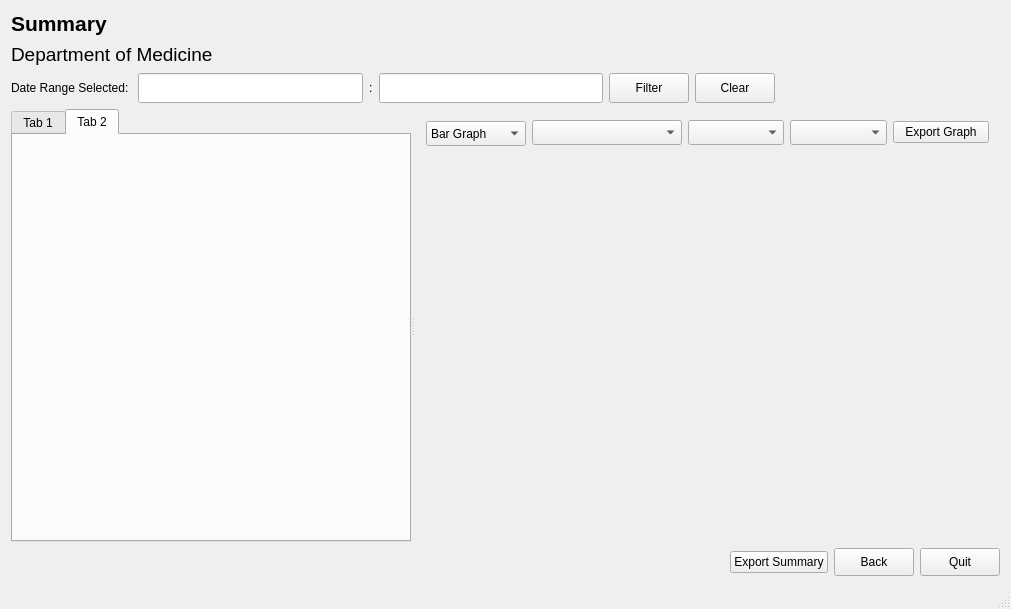
<?xml version="1.0" encoding="UTF-8"?>
<ui version="4.0">
 <class>Summary</class>
 <widget class="QMainWindow" name="Summary">
  <property name="geometry">
   <rect>
    <x>0</x>
    <y>0</y>
    <width>1011</width>
    <height>609</height>
   </rect>
  </property>
  <property name="minimumSize">
   <size>
    <width>1000</width>
    <height>600</height>
   </size>
  </property>
  <property name="windowTitle">
   <string>Summary</string>
  </property>
  <property name="windowIcon">
   <iconset resource="images.qrc">
    <normaloff>:/new/img/image/banana.png</normaloff>:/new/img/image/banana.png</iconset>
  </property>
  <widget class="QWidget" name="centralWidget">
   <layout class="QVBoxLayout" name="verticalLayout_4">
    <item>
     <layout class="QVBoxLayout" name="verticalLayout_3">
      <item>
       <widget class="QLabel" name="label_2">
        <property name="minimumSize">
         <size>
          <width>0</width>
          <height>25</height>
         </size>
        </property>
        <property name="maximumSize">
         <size>
          <width>16777215</width>
          <height>25</height>
         </size>
        </property>
        <property name="font">
         <font>
          <pointsize>16</pointsize>
          <weight>75</weight>
          <bold>true</bold>
         </font>
        </property>
        <property name="text">
         <string>Summary</string>
        </property>
       </widget>
      </item>
      <item>
       <widget class="QLabel" name="label_4">
        <property name="minimumSize">
         <size>
          <width>0</width>
          <height>25</height>
         </size>
        </property>
        <property name="maximumSize">
         <size>
          <width>16777215</width>
          <height>25</height>
         </size>
        </property>
        <property name="font">
         <font>
          <pointsize>14</pointsize>
         </font>
        </property>
        <property name="text">
         <string>Department of Medicine</string>
        </property>
       </widget>
      </item>
      <item>
       <layout class="QVBoxLayout" name="verticalLayout_2">
        <item>
         <layout class="QHBoxLayout" name="horizontalLayout">
          <item>
           <widget class="QLabel" name="label_3">
            <property name="maximumSize">
             <size>
              <width>16777215</width>
              <height>30</height>
             </size>
            </property>
            <property name="text">
             <string>Date Range Selected: </string>
            </property>
           </widget>
          </item>
          <item>
           <widget class="QLineEdit" name="lineEdit">
            <property name="minimumSize">
             <size>
              <width>100</width>
              <height>30</height>
             </size>
            </property>
            <property name="maximumSize">
             <size>
              <width>16777215</width>
              <height>30</height>
             </size>
            </property>
           </widget>
          </item>
          <item>
           <widget class="QLabel" name="label">
            <property name="text">
             <string>:</string>
            </property>
           </widget>
          </item>
          <item>
           <widget class="QLineEdit" name="lineEdit_2">
            <property name="minimumSize">
             <size>
              <width>100</width>
              <height>30</height>
             </size>
            </property>
            <property name="maximumSize">
             <size>
              <width>16777215</width>
              <height>30</height>
             </size>
            </property>
           </widget>
          </item>
          <item>
           <widget class="QPushButton" name="pushButton">
            <property name="minimumSize">
             <size>
              <width>0</width>
              <height>30</height>
             </size>
            </property>
            <property name="maximumSize">
             <size>
              <width>16777215</width>
              <height>30</height>
             </size>
            </property>
            <property name="text">
             <string>Filter</string>
            </property>
           </widget>
          </item>
          <item>
           <widget class="QPushButton" name="pushButton_5">
            <property name="minimumSize">
             <size>
              <width>0</width>
              <height>30</height>
             </size>
            </property>
            <property name="maximumSize">
             <size>
              <width>16777215</width>
              <height>30</height>
             </size>
            </property>
            <property name="text">
             <string>Clear</string>
            </property>
           </widget>
          </item>
          <item>
           <spacer name="horizontalSpacer">
            <property name="orientation">
             <enum>Qt::Horizontal</enum>
            </property>
            <property name="sizeHint" stdset="0">
             <size>
              <width>178</width>
              <height>20</height>
             </size>
            </property>
           </spacer>
          </item>
         </layout>
        </item>
        <item>
         <widget class="QSplitter" name="splitter">
          <property name="orientation">
           <enum>Qt::Horizontal</enum>
          </property>
          <widget class="QTabWidget" name="tabWidget">
           <property name="minimumSize">
            <size>
             <width>400</width>
             <height>400</height>
            </size>
           </property>
           <property name="currentIndex">
            <number>1</number>
           </property>
           <widget class="QWidget" name="tab">
            <attribute name="title">
             <string>Tab 1</string>
            </attribute>
           </widget>
           <widget class="QWidget" name="tab_2">
            <attribute name="title">
             <string>Tab 2</string>
            </attribute>
           </widget>
          </widget>
          <widget class="QWidget" name="layoutWidget">
           <layout class="QVBoxLayout" name="verticalLayout">
            <item>
             <layout class="QHBoxLayout" name="horizontalLayout_2">
              <item>
               <widget class="QComboBox" name="graphSelector">
                <property name="minimumSize">
                 <size>
                  <width>100</width>
                  <height>25</height>
                 </size>
                </property>
                <property name="maximumSize">
                 <size>
                  <width>130</width>
                  <height>22</height>
                 </size>
                </property>
                <item>
                 <property name="text">
                  <string>Bar Graph</string>
                 </property>
                </item>
                <item>
                 <property name="text">
                  <string>Scatter Plot</string>
                 </property>
                </item>
               </widget>
              </item>
              <item>
               <widget class="QComboBox" name="graphChoice">
                <property name="minimumSize">
                 <size>
                  <width>150</width>
                  <height>25</height>
                 </size>
                </property>
                <property name="maximumSize">
                 <size>
                  <width>350</width>
                  <height>16777215</height>
                 </size>
                </property>
               </widget>
              </item>
              <item>
               <widget class="QComboBox" name="nameBox">
                <property name="minimumSize">
                 <size>
                  <width>0</width>
                  <height>25</height>
                 </size>
                </property>
                <property name="maximumSize">
                 <size>
                  <width>350</width>
                  <height>16777215</height>
                 </size>
                </property>
               </widget>
              </item>
              <item>
               <widget class="QComboBox" name="dateSelector">
                <property name="minimumSize">
                 <size>
                  <width>0</width>
                  <height>25</height>
                 </size>
                </property>
               </widget>
              </item>
              <item>
               <widget class="QPushButton" name="pushButton_6">
                <property name="maximumSize">
                 <size>
                  <width>150</width>
                  <height>16777215</height>
                 </size>
                </property>
                <property name="text">
                 <string>Export Graph</string>
                </property>
               </widget>
              </item>
             </layout>
            </item>
            <item>
             <widget class="QCustomPlot" name="graphWidget" native="true">
              <property name="sizePolicy">
               <sizepolicy hsizetype="Preferred" vsizetype="Preferred">
                <horstretch>0</horstretch>
                <verstretch>0</verstretch>
               </sizepolicy>
              </property>
              <property name="minimumSize">
               <size>
                <width>500</width>
                <height>378</height>
               </size>
              </property>
              <property name="maximumSize">
               <size>
                <width>16777215</width>
                <height>16777215</height>
               </size>
              </property>
             </widget>
            </item>
           </layout>
          </widget>
         </widget>
        </item>
        <item>
         <layout class="QHBoxLayout" name="horizontalLayout_3">
          <item>
           <spacer name="horizontalSpacer_2">
            <property name="orientation">
             <enum>Qt::Horizontal</enum>
            </property>
            <property name="sizeHint" stdset="0">
             <size>
              <width>178</width>
              <height>20</height>
             </size>
            </property>
           </spacer>
          </item>
          <item>
           <widget class="QPushButton" name="pushButton_2">
            <property name="text">
             <string>Export Summary</string>
            </property>
           </widget>
          </item>
          <item>
           <widget class="QPushButton" name="pushButton_3">
            <property name="maximumSize">
             <size>
              <width>16777215</width>
              <height>28</height>
             </size>
            </property>
            <property name="text">
             <string>Back</string>
            </property>
           </widget>
          </item>
          <item>
           <widget class="QPushButton" name="pushButton_4">
            <property name="maximumSize">
             <size>
              <width>16777215</width>
              <height>28</height>
             </size>
            </property>
            <property name="text">
             <string>Quit</string>
            </property>
           </widget>
          </item>
         </layout>
        </item>
       </layout>
      </item>
     </layout>
    </item>
   </layout>
  </widget>
  <widget class="QMenuBar" name="menuBar">
   <property name="geometry">
    <rect>
     <x>0</x>
     <y>0</y>
     <width>1011</width>
     <height>22</height>
    </rect>
   </property>
  </widget>
  <widget class="QStatusBar" name="statusBar"/>
 </widget>
 <layoutdefault spacing="6" margin="11"/>
 <customwidgets>
  <customwidget>
   <class>QCustomPlot</class>
   <extends>QWidget</extends>
   <header>qcustomplot.h</header>
   <container>1</container>
  </customwidget>
 </customwidgets>
 <resources>
  <include location="images.qrc"/>
 </resources>
 <connections/>
</ui>
